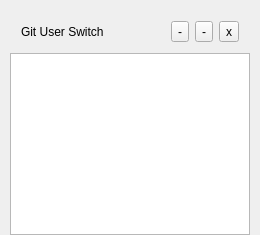
<?xml version="1.0" encoding="UTF-8"?>
<ui version="4.0">
 <class>window</class>
 <widget class="QWidget" name="window">
  <property name="geometry">
   <rect>
    <x>0</x>
    <y>0</y>
    <width>260</width>
    <height>235</height>
   </rect>
  </property>
  <property name="windowTitle">
   <string>window</string>
  </property>
  <layout class="QGridLayout" name="gridLayout">
   <property name="leftMargin">
    <number>10</number>
   </property>
   <property name="topMargin">
    <number>10</number>
   </property>
   <property name="rightMargin">
    <number>10</number>
   </property>
   <property name="bottomMargin">
    <number>0</number>
   </property>
   <property name="spacing">
    <number>0</number>
   </property>
   <item row="0" column="0">
    <widget class="QWidget" name="main" native="true">
     <layout class="QGridLayout" name="gridLayout_3">
      <property name="leftMargin">
       <number>0</number>
      </property>
      <property name="topMargin">
       <number>0</number>
      </property>
      <property name="rightMargin">
       <number>0</number>
      </property>
      <property name="bottomMargin">
       <number>0</number>
      </property>
      <property name="spacing">
       <number>0</number>
      </property>
      <item row="0" column="0">
       <widget class="QWidget" name="wgt_winBar" native="true">
        <layout class="QGridLayout" name="gridLayout_2">
         <item row="0" column="3">
          <widget class="QToolButton" name="btn_hide">
           <property name="text">
            <string>-</string>
           </property>
           <property name="icon">
            <iconset resource="../assets/assets.qrc">
             <normaloff>:/images/minus.png</normaloff>:/images/minus.png</iconset>
           </property>
           <property name="iconSize">
            <size>
             <width>20</width>
             <height>20</height>
            </size>
           </property>
          </widget>
         </item>
         <item row="0" column="1">
          <spacer name="horizontalSpacer">
           <property name="orientation">
            <enum>Qt::Horizontal</enum>
           </property>
           <property name="sizeHint" stdset="0">
            <size>
             <width>87</width>
             <height>20</height>
            </size>
           </property>
          </spacer>
         </item>
         <item row="0" column="4">
          <widget class="QToolButton" name="btn_close">
           <property name="text">
            <string>x</string>
           </property>
           <property name="icon">
            <iconset resource="../assets/assets.qrc">
             <normaloff>:/images/close.png</normaloff>:/images/close.png</iconset>
           </property>
           <property name="iconSize">
            <size>
             <width>20</width>
             <height>20</height>
            </size>
           </property>
          </widget>
         </item>
         <item row="0" column="0">
          <widget class="QLabel" name="title">
           <property name="text">
            <string>Git User Switch</string>
           </property>
          </widget>
         </item>
         <item row="0" column="2">
          <widget class="QToolButton" name="btn_more">
           <property name="text">
            <string>-</string>
           </property>
           <property name="icon">
            <iconset resource="../assets/assets.qrc">
             <normaloff>:/images/more.png</normaloff>:/images/more.png</iconset>
           </property>
           <property name="iconSize">
            <size>
             <width>20</width>
             <height>20</height>
            </size>
           </property>
          </widget>
         </item>
        </layout>
       </widget>
      </item>
      <item row="1" column="0">
       <widget class="QListWidget" name="list"/>
      </item>
     </layout>
    </widget>
   </item>
  </layout>
 </widget>
 <layoutdefault spacing="6" margin="11"/>
 <resources>
  <include location="../assets/assets.qrc"/>
 </resources>
 <connections/>
</ui>
